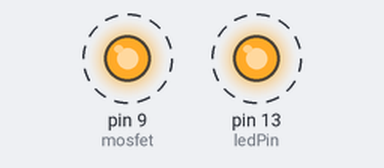
This sketch was run on a simulated Arduino Uno, built with avr-gcc and run on an emulated ATmega328P. Parts: output pins drawn as LEDs (lit = HIGH). Dashed ring = blinking. What the sketch prints to the serial monitor is not drawn.

Above: at 0.5 s.
Timing chart, 0 to 4.6 s (numbered marks = the images above):
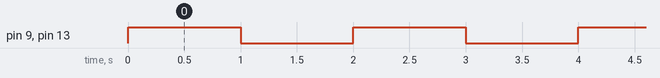

The sketch:

pChannelMosfet_blinkLED_test.ino
```cpp
const byte ledPin = 13;
const byte mosfet = 9;

void setup() {
  // put your setup code here, to run once:

  //digitalWrite(ledPin, LOW);
  Serial.begin(500000);
  Serial.println("Starting Setup");

  pinMode(ledPin, OUTPUT);
  pinMode(mosfet, OUTPUT);

  Serial.println("Ending Setup");


}

void loop() {
  // put your main code here, to run repeatedly:
  digitalWrite(ledPin, HIGH);
  digitalWrite(mosfet, 1);
  delay(1000);
  digitalWrite(ledPin, LOW);
  digitalWrite(mosfet, LOW);
  delay(1000);
}
```

Measured:
- by itself, pin 9 (mosfet), pin 13 (ledPin): alternates HIGH for 1.0 s and LOW for 1.0 s
